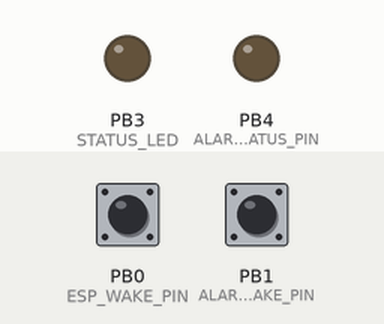
Bench run of a sketch on a simulated ATtiny85, built with avr-gcc and run on an emulated ATtiny85. On the bench: output pins drawn as LEDs (lit = HIGH). The test bench sets the inputs (shaded band); at power-on: PB1 (ALARM_WAKE_PIN) HIGH, PB0 (ESP_WAKE_PIN) HIGH. Sleep ends after the set time or at an interrupt; pins used as bus, display or sensor lines are not drawn.

Above: at 4.7 s.
4.8 s: PB1 (ALARM_WAKE_PIN) pulled LOW for 0.15 s
At 5.3 s:
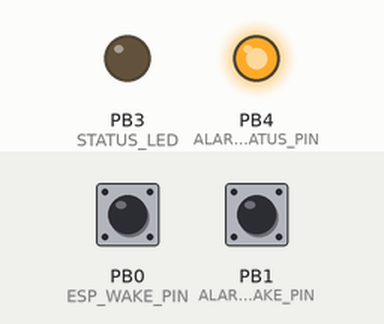
6.4 s: PB0 (ESP_WAKE_PIN) pulled LOW for 0.15 s
At 7.4 s:
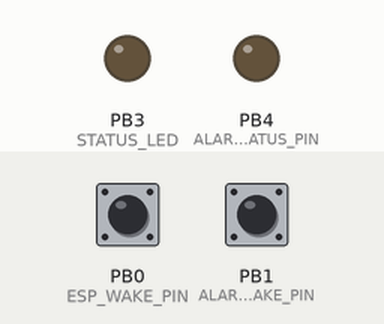
8.0 s: PB1 (ALARM_WAKE_PIN) pulled LOW for 1 s
At 8.9 s:
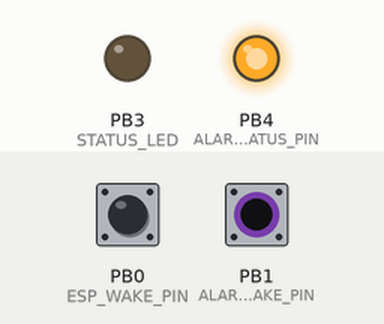
10.5 s: PB0 (ESP_WAKE_PIN) pulled LOW for 1 s
At 11.7 s:
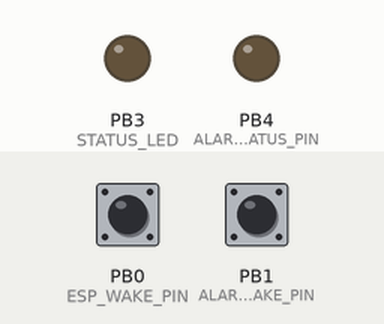
13.0 s: PB0 (ESP_WAKE_PIN) driven LOW and PB1 (ALARM_WAKE_PIN) driven LOW
At 13.9 s:
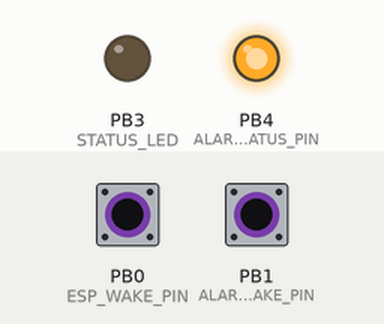
Timing chart, 0 to 15.6 s (numbered marks = the images above; inputs shaded):
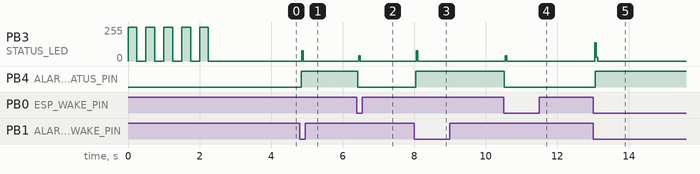

Measured:
- after the input at 4.8 s, PB3 (STATUS_LED): 0/255 → 78/255 after 0.06 s, → 0/255 0.04 s later; PB4 (ALARM_STATUS_PIN): LOW → HIGH at once
- after the input at 6.4 s, PB3 (STATUS_LED): 0/255 → 39/255 after 0.05 s, → 0/255 0.04 s later; PB4 (ALARM_STATUS_PIN): HIGH → LOW at once
- after the input at 8.0 s, PB3 (STATUS_LED): 0/255 → 78/255 after 0.06 s, → 0/255 0.04 s later; PB4 (ALARM_STATUS_PIN): LOW → HIGH at once
- after the input at 10.5 s, PB3 (STATUS_LED): 0/255 → 39/255 after 0.05 s, → 0/255 0.04 s later; PB4 (ALARM_STATUS_PIN): HIGH → LOW at once
- after the input at 13.0 s, PB3 (STATUS_LED): 0/255 → 137/255 after 0.05 s, → 28/255 0.04 s later, → 0/255 0.04 s later; PB4 (ALARM_STATUS_PIN): LOW → HIGH after 0.06 s

The sketch:

mkZ-ATTINY85-Interrupt-Router.ino
```cpp
/*
 * ATTINY - ATTINY85 version
 Interrupt router to control events to ESP8266.

 Program using Arduino as ISP, and SCK, MOSI, MISO connections.

 See:
 https://thewanderingengineer.com/2014/08/11/pin-change-interrupts-on-attiny85/

 For Pin change interrupt differences from an ATMEGA.

 ATTINY has only a single external interrupt (INT0).and a single Pin Change interrupt group.
 PCINT0_vect. Trouble using the external interrupt (INT0) on an ATTINY.
 So using 2  Pin Change Interrupts.

 >>------- Rest of this write up is from the ATMEGA version of the writeup.

 Works in conjunction with mkZ-Standalone-Alarm

 With power optimizations, main one being turning of ADC.
 Sleep power = 0.4 uA. With ADC on sleep power = 400 uA

 Purpose:
 When the ESP8266 is in deep sleep, the RTC inside can wake it up
 by sending a low pulse on GPIO16. This has to be wired to the RESET
 pin on the ESP8266, waking it up.

 The question is how do we detect external alarm events and have it
 wake up an ESP8266 in deep sleep.

 This interrupt router sketch, uses an arduino to detect 2 signals going low.
 1 signal would be the GPIO16 pin from the ESP8266, this is the periodic RTC
 wake event.
 The 2nd signal is the actual ALARM event.

 The ATMEGA328 has 2 external interrupts, and we could have used 1 for each
 of the above events. (INT0, INT1, arduino digital pins 2 and 3).
 However the goal is to use an ATTINY85, which only has 1 external interrupt.

 All pins however can be configured for PCINTR, Pin Change interrupts. So this
 sketch uses a PCINTR for the ALARM event. The ALARM event pin used is arduino
 digital pin 4 or PCINT20. The PCINTRs are classified into 3 groups (groups 0,1,2)
 , each with with 1 ISR. PCINT20 is part of group 2. Hence the PCMSK2 etc.
 Ref: http://thewanderingengineer.com/2014/08/11/arduino-pin-change-interrupts

 Once an interrupt (either external or PCINTR) is detected, we set the ALARM_SOURCE_PIN
 high (if ALARM) or low (if periodic GPIO16 from ESP).

 In choosing between PCINTR and external. External interrupts have more flexibility
 and ease of use. In the attachInterrupts() call, we can specify, rising, falling or low.
 THought of using LOW for the alarm event, since if the alarm event happens to occur at the
 exact time of the ESP RTC wakeup, and we only trigger on FALLING,
 the alarm event will be missed.
 Doesn't quite work in practice, because we will end up generating repeated resets to
 the ESP if the ALARM is level sensitive. So we use FALLING for the ALARM event, but
 we make sure we sample the ALARM_EVENT pin during the periodic ESP RTC wakeup events.

 The ESP will sample this pin and know the source of the reset coming in. That way
 it knows whether it is the periodic RTC waking it up, or an actual alarm event.

 Last update: 5/13/2017
*/

#include <avr/sleep.h>
#include <avr/interrupt.h>

//These are the 2 interrupt pins
#define ESP_WAKE_PIN     0
#define ALARM_WAKE_PIN   1

#define STATUS_LED        3
#define ALARM_STATUS_PIN  4
#define ESP_RESET_PIN     2

volatile byte esp_wake ;
volatile byte alarm_wake ;

void flash(int _delay ) {
    // Flash quick sequence so we know setup has started
    for (int k = 0; k < 10; k = k + 1) {
        if (k % 2 == 0) {
            digitalWrite(STATUS_LED, HIGH);
            }
        else {
            digitalWrite(STATUS_LED, LOW);
            }
        delay(_delay);
     } // for
}


void esp_reset() {
  digitalWrite(ESP_RESET_PIN,LOW);
  delay(500);
  digitalWrite(ESP_RESET_PIN,HIGH);
}

void setup() {

    pinMode(STATUS_LED,OUTPUT);
    pinMode(ESP_RESET_PIN,OUTPUT);

    pinMode(ESP_WAKE_PIN, INPUT);
    digitalWrite(ESP_WAKE_PIN, HIGH);

    pinMode(ALARM_WAKE_PIN,INPUT);
    digitalWrite(ALARM_WAKE_PIN,HIGH);

    pinMode(ALARM_STATUS_PIN, OUTPUT);

    //Enable Pin Change Interrupts
    GIMSK = 0b00100000 ; //turn on and Pin change interrupts

    //Use Arduino pins 0 & 1 as PC intrs
    PCMSK |= 0b00000011 ;

    flash(250);

    //Do it twice to make sure ESP is really reset.
    esp_reset();
    esp_reset();

} // setup

void sleep() {

    cli();

    ADCSRA &= ~_BV(ADEN);                   // ADC off

    set_sleep_mode(SLEEP_MODE_PWR_DOWN);    // replaces above statement

    sleep_enable();                         // Sets the Sleep Enable bit in the MCUCR Register (SE BIT)

    sei();                                  // Enable interrupts

    sleep_cpu();                            // sleep

    cli();  // Disable interrupts

    sleep_disable();                        // Clear SE bit

    //sei();                                  // Enable interrupts
} // sleep

ISR(PCINT0_vect) {
    esp_wake = digitalRead(ESP_WAKE_PIN);
    alarm_wake = digitalRead(ALARM_WAKE_PIN);
}

void loop() {
    sleep();

    if (esp_wake == 0) {
      flash(100);
      digitalWrite(ALARM_STATUS_PIN,LOW);
    }

    if (alarm_wake == 0) {
      flash(250);
      digitalWrite(ALARM_STATUS_PIN,HIGH);
    }

     sei();
     esp_reset();

    delay(500);
}
```
